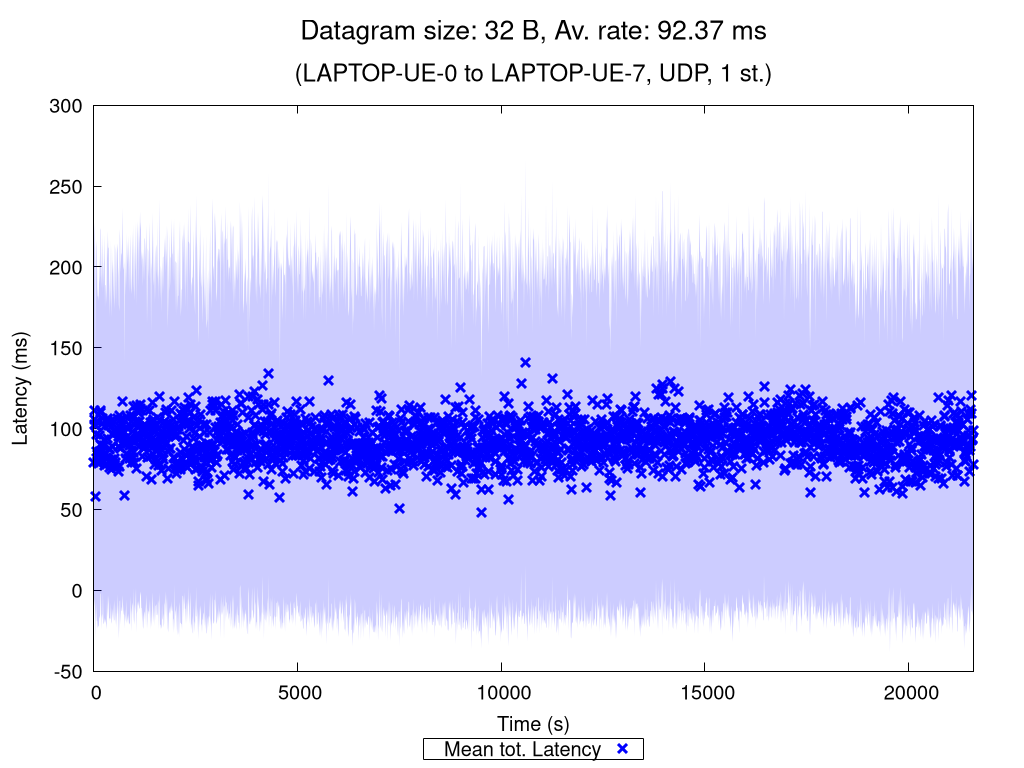

Generate this figure with gnuplot:
set terminal pngcairo nocrop enhanced size 1024,768 font "Verdana,15"
set output "UDP_1_st_2020_11_09_15-46-36_one2two_00032B.png"

set title "{/=20 Datagram size: 32 B, Av. rate: 92.37 ms}\n\n{/=18 (LAPTOP-UE-0 to LAPTOP-UE-7, UDP, 1 st.)}"

set xlabel "Time (s)"
set ylabel "Latency (ms)"
set ytics nomirror
set key bmargin center horizontal box samplen 1 width -1
set bmargin 4.6
set rmargin 4.5

rf = 1.0  # rate factor
set style fill transparent solid 0.2 noborder
set autoscale xfix
plot "UDP_1_st_2020_11_09_15-46-36_one2two_00032B_iperf_processed.dat" using 1:($2/rf-$3/rf):($2/rf+$3/rf) with filledcurves lc rgb "blue" notitle, \
     "" using 1:($2/rf) with points pt 2 ps 1.5 lw 3 lc rgb "blue" title "Mean tot. Latency", \
